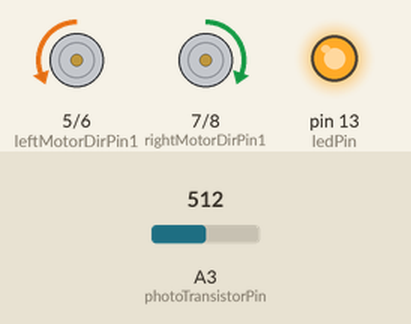
Simulated run of this program. Board: Teensy 3. Shown: motor-driver pin pairs drawn as motors (green arrow = first pin HIGH = forward, orange = second pin HIGH = backward, longer = more drive, scaled by the enable pin), output pins drawn as LEDs (lit = HIGH). The test bench sets the inputs (shaded band); at power-on: A3 (photoTransistorPin) = 512. What the program prints to the serial monitor is not drawn.

Above: at 3.8 s.
3.9 s: A3 (photoTransistorPin) set to 367
5.4 s: A3 (photoTransistorPin) set to 338
At 6.2 s:
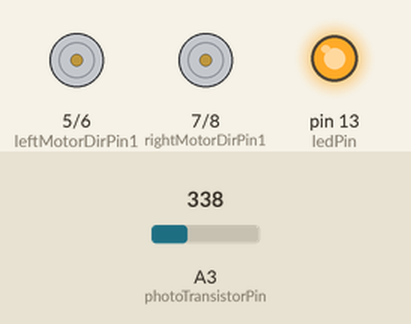
Timing chart, 0 to 9.9 s (numbered marks = the images above; inputs shaded):
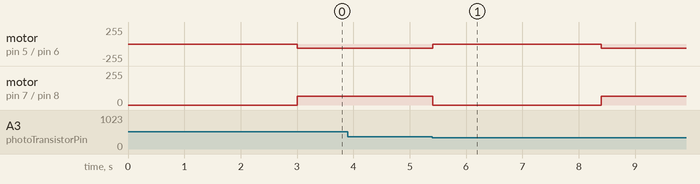

Measured:
- the behaviour switches between 350 and 349 on A3 (photoTransistorPin) (found by bisection; images 0 and 1)
- after the input at 5.4 s, motor on pin 5 (leftMotorDirPin1) / pin 6 (leftMotorDirPin2): backward 64/255 → stopped at once, → backward 64/255 3.0 s later; motor on pin 7 (rightMotorDirPin1) / pin 8 (rightMotorDirPin2): forward 64/255 → stopped at once, → forward 64/255 3.0 s later

The program:

main.cpp
```cpp
#include <Arduino.h>
#include <Metro.h>

//Pins
#define ledPin                   13
#define leftMotorEnPin           3
#define rightMotorEnPin          4
#define leftMotorDirPin1         5
#define leftMotorDirPin2         6
#define rightMotorDirPin1        7
#define rightMotorDirPin2        8
#define photoTransistorPin       17

//Threshold values
#define beaconValueThre          350
#define beaconDiffThre           5
#define beaconCountThre          3

//State
typedef enum {
  STATE_FORWARD, STATE_REST, STATE_BEACON, STATE_BACKWARD
} States_t;

//Timer
IntervalTimer peakTracker;
static Metro restTimer = Metro(3000);
static Metro backTimer = Metro(1000);

//Variables
States_t state = STATE_REST;
//Motor
const int forCoeff = 50;
const int backCoeff = 50;
const int turnCoeff = 25;
//Beacon
unsigned int photoTransistorVoltage = 2000;
unsigned int peakHeight = 2000;
unsigned int oldPeakHeight = 2000;
unsigned int beaconCount=0;

//Functions
//State transit
bool restTimerExpired(void);
bool beaconDetected(void);
bool backTimerExpired(void);
void startDetectingBeacon(void);
void moveBackward(void);
void rest(void);
//Motor
void leftMotorFor(int);
void rightMotorFor(int);
void leftMotorBack(int);
void rightMotorBack(int);
void leftMotorStop(void);
void rightMotorStop(void);
//Beacon
void detectBeacon(void);
void peakHeightComparison(void);

void setup() {
  //Turn on LED
  pinMode(ledPin, OUTPUT);
  digitalWrite(ledPin, HIGH);
  //Motor
  pinMode(leftMotorDirPin1, OUTPUT);
  pinMode(leftMotorDirPin2, OUTPUT);
  pinMode(rightMotorDirPin1, OUTPUT);
  pinMode(rightMotorDirPin2, OUTPUT);
  //Beacon
  pinMode(photoTransistorPin, INPUT);

  Serial.begin(9600);
}

void loop() {
  switch (state) {
    case STATE_REST:
      if(restTimerExpired()) startDetectingBeacon();
      break;
    case STATE_BEACON:
      detectBeacon();
      if(beaconDetected()) rest();
      break;
    case STATE_BACKWARD:
      if(backTimerExpired()) rest();
      break;
    default:
      break;    // Should never get into an unhandled state
  }
}

bool restTimerExpired(){
  return restTimer.check();
}

void startDetectingBeacon(){
  state = STATE_BEACON;
//  digitalWrite(ledPin, HIGH);
//  photoTransistorVoltage = 2000;
//  peakHeight = 2000;
//  oldPeakHeight = 2000;
//  beaconCount=0;
  leftMotorBack(turnCoeff);
  rightMotorFor(turnCoeff);
  peakTracker.begin(peakHeightComparison, 1000);
};

bool beaconDetected(){
  static int prevBeaconCount = 0;
  bool eventBeacon = false;
  if(beaconCount >= beaconCountThre && prevBeaconCount < beaconCountThre){
    eventBeacon = true;
  }
  prevBeaconCount = beaconCount;
  return eventBeacon;
};

void moveBackward(){
  state = STATE_BACKWARD;
  peakTracker.end();
  backTimer.reset();
  leftMotorBack(backCoeff);
  rightMotorBack(backCoeff);
}

bool backTimerExpired(){
  return backTimer.check();
}

void rest(){
  state = STATE_REST;
//  digitalWrite(ledPin, LOW);
  restTimer.reset();
  leftMotorStop();
  rightMotorStop();
}

void leftMotorFor(int coeff){
  int dutyCycle = coeff*256*0.01;
  analogWrite(leftMotorEnPin, dutyCycle);
  digitalWrite(leftMotorDirPin1, HIGH);
  digitalWrite(leftMotorDirPin2, LOW);
};

void leftMotorBack(int coeff){
  int dutyCycle = coeff*256*0.01;
  analogWrite(leftMotorEnPin, dutyCycle);
  digitalWrite(leftMotorDirPin1, LOW);
  digitalWrite(leftMotorDirPin2, HIGH);
};

void rightMotorFor(int coeff){
  int dutyCycle = coeff*256*0.01;
  analogWrite(rightMotorEnPin, dutyCycle);
  digitalWrite(rightMotorDirPin1, HIGH);
  digitalWrite(rightMotorDirPin2, LOW);
};

void rightMotorBack(int coeff){
  int dutyCycle = coeff*256*0.01;
  analogWrite(rightMotorEnPin, dutyCycle);
  digitalWrite(rightMotorDirPin1, LOW);
  digitalWrite(rightMotorDirPin2, HIGH);
};

void leftMotorStop(){
  digitalWrite(leftMotorDirPin1, LOW);
  digitalWrite(leftMotorDirPin2, LOW);
};

void rightMotorStop(){
  digitalWrite(rightMotorDirPin1, LOW);
  digitalWrite(rightMotorDirPin2, LOW);
};

void detectBeacon(){
  photoTransistorVoltage = analogRead(photoTransistorPin);
  if(photoTransistorVoltage < peakHeight){
    peakHeight = photoTransistorVoltage;
  }
}

void peakHeightComparison(){
  Serial.println(peakHeight);
  if (abs(peakHeight-oldPeakHeight) < beaconDiffThre && peakHeight < beaconValueThre){
    beaconCount++;
  }
  oldPeakHeight=peakHeight;
  peakHeight = 2000;
};
```
